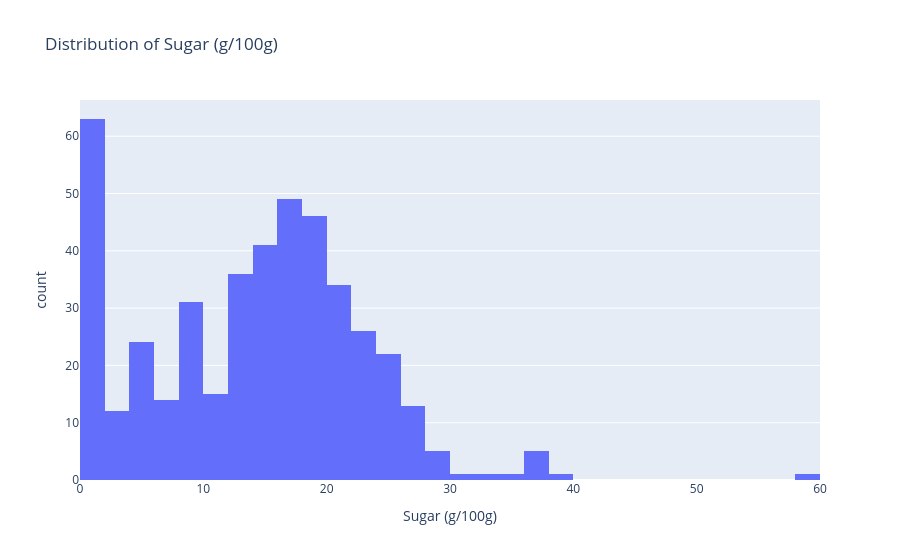
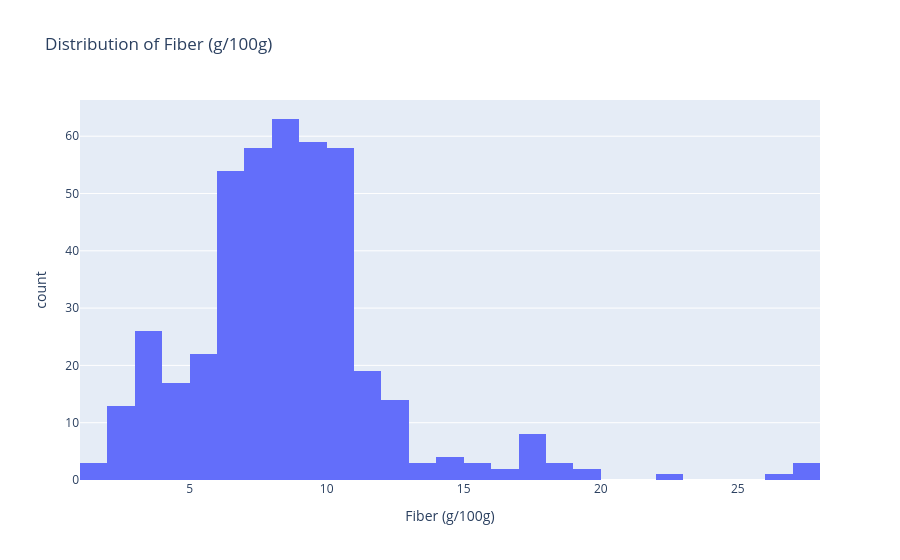
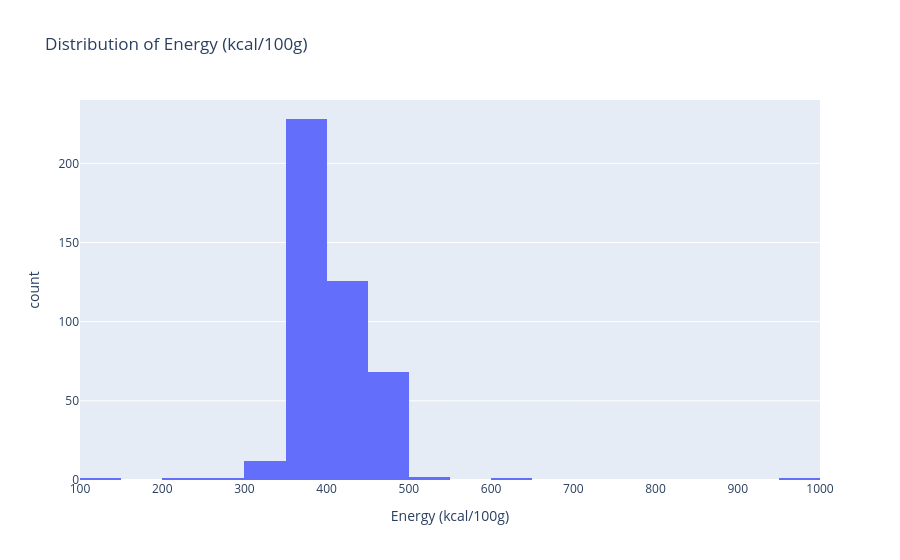

Notebook code cell kept with these figures, in order:
### Markdown cell above
---

## Section 4 — Visualization

Create at least one visualization that supports one of your analysis findings. Your chart should:

- Have a title that states the finding, not just the data (e.g., "Satisfaction scores drop sharply after age 40" not "Satisfaction by age")
- Have labeled axes
- Use a chart type appropriate for your data (bar for categorical comparison, scatter for relationships, line for trends over time)

Below the chart, explain in a markdown cell: why you chose this chart type, and what you want the reader to take away from it.

### Code cell
# Your visualization
# 1) Histograms: sugars_100g, fiber_100g, energy-kcal_100g
fig = px.histogram(
    df,
    x="sugars_100g",
    nbins=30,
    title="Distribution of Sugar (g/100g)",
    labels={"sugars_100g": "Sugar (g/100g)", "count": "Number of cereals"},
)
fig.show()

fig = px.histogram(
    df,
    x="fiber_100g",
    nbins=30,
    title="Distribution of Fiber (g/100g)",
    labels={"fiber_100g": "Fiber (g/100g)", "count": "Number of cereals"},
)
fig.show()

fig = px.histogram(
    df,
    x="energy-kcal_100g",
    nbins=30,
    title="Distribution of Energy (kcal/100g)",
    labels={"energy-kcal_100g": "Energy (kcal/100g)", "count": "Number of cereals"},
)
fig.show()

### Figure 1 — Plotly figure (JSON) as saved in the notebook; plotly's stock layout.template omitted (floating-point values rounded to 4 significant figures; data arrays with more than 128 entries replaced by an {"elided": "..."} marker saying what was removed)
{"data": [{"bingroup": "x", "hovertemplate": "Sugar (g/100g)=%{x}<br>count=%{y}<extra></extra>", "legendgroup": "", "marker": {"color": "#636efa", "pattern": {"shape": ""}}, "name": "", "nbinsx": 30, "orientation": "v", "showlegend": false, "type": "histogram", "x": {"elided": "450 float values"}, "xaxis": "x", "yaxis": "y"}], "layout": {"barmode": "relative", "legend": {"tracegroupgap": 0}, "title": {"text": "Distribution of Sugar (g/100g)"}, "xaxis": {"anchor": "y", "domain": [0, 1], "title": {"text": "Sugar (g/100g)"}}, "yaxis": {"anchor": "x", "domain": [0, 1], "title": {"text": "count"}}}}

### Figure 2 — Plotly figure (JSON) as saved in the notebook; plotly's stock layout.template omitted (floating-point values rounded to 4 significant figures; data arrays with more than 128 entries replaced by an {"elided": "..."} marker saying what was removed)
{"data": [{"bingroup": "x", "hovertemplate": "Fiber (g/100g)=%{x}<br>count=%{y}<extra></extra>", "legendgroup": "", "marker": {"color": "#636efa", "pattern": {"shape": ""}}, "name": "", "nbinsx": 30, "orientation": "v", "showlegend": false, "type": "histogram", "x": {"elided": "450 float values"}, "xaxis": "x", "yaxis": "y"}], "layout": {"barmode": "relative", "legend": {"tracegroupgap": 0}, "title": {"text": "Distribution of Fiber (g/100g)"}, "xaxis": {"anchor": "y", "domain": [0, 1], "title": {"text": "Fiber (g/100g)"}}, "yaxis": {"anchor": "x", "domain": [0, 1], "title": {"text": "count"}}}}

### Figure 3 — Plotly figure (JSON) as saved in the notebook; plotly's stock layout.template omitted (floating-point values rounded to 4 significant figures; data arrays with more than 128 entries replaced by an {"elided": "..."} marker saying what was removed)
{"data": [{"bingroup": "x", "hovertemplate": "Energy (kcal/100g)=%{x}<br>count=%{y}<extra></extra>", "legendgroup": "", "marker": {"color": "#636efa", "pattern": {"shape": ""}}, "name": "", "nbinsx": 30, "orientation": "v", "showlegend": false, "type": "histogram", "x": {"elided": "450 float values"}, "xaxis": "x", "yaxis": "y"}], "layout": {"barmode": "relative", "legend": {"tracegroupgap": 0}, "title": {"text": "Distribution of Energy (kcal/100g)"}, "xaxis": {"anchor": "y", "domain": [0, 1], "title": {"text": "Energy (kcal/100g)"}}, "yaxis": {"anchor": "x", "domain": [0, 1], "title": {"text": "count"}}}}
